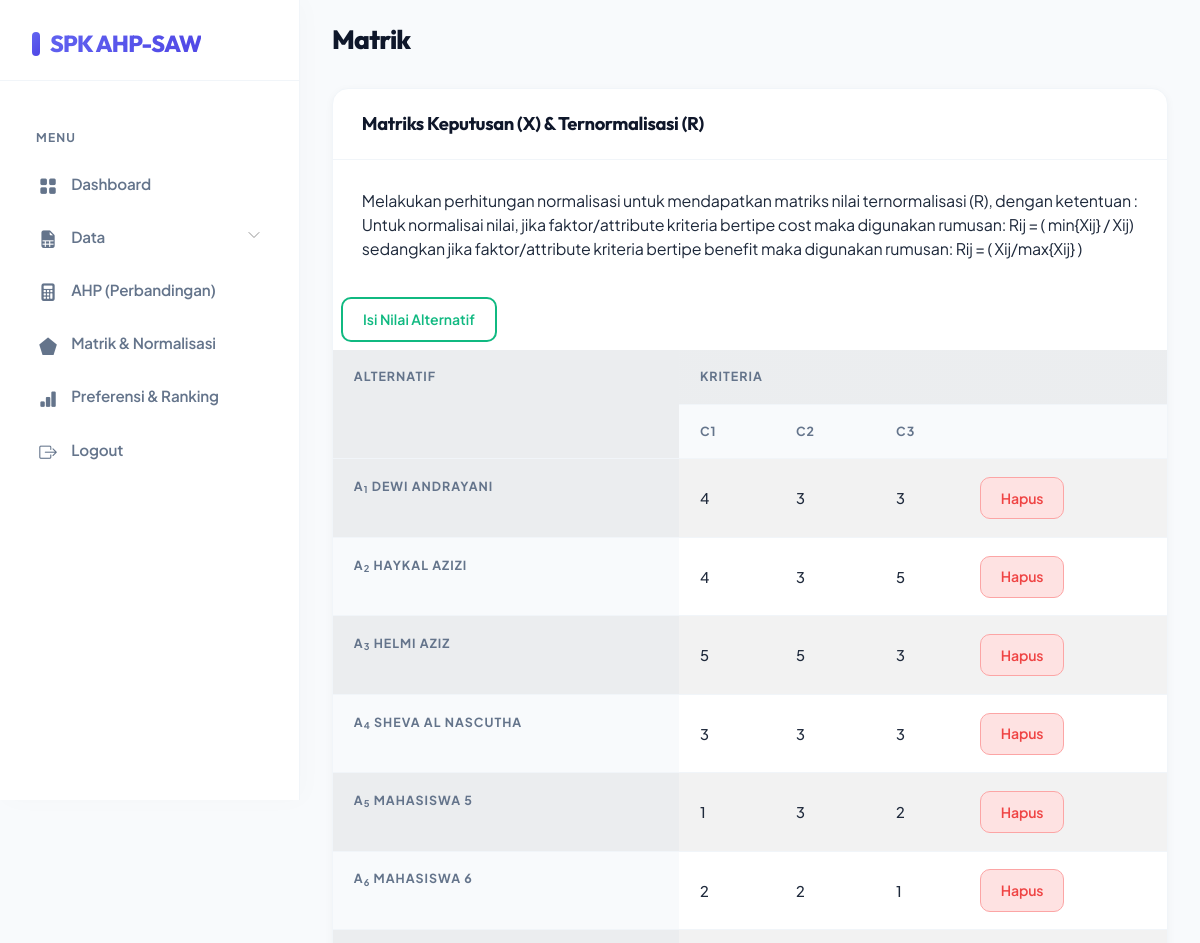
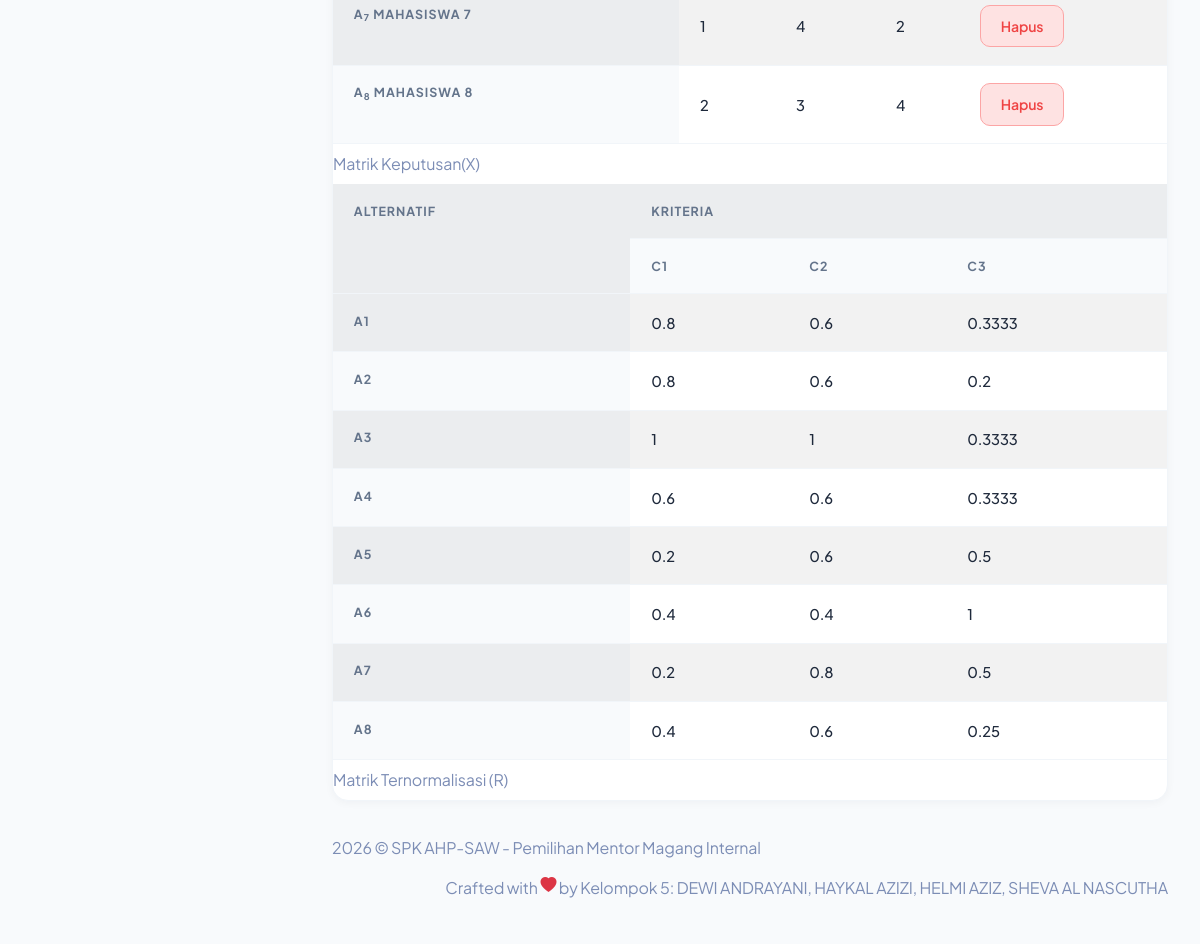
Screenshot of /matrik.php (signed in) with the database file from the repository (2 pictures, top to bottom).
### tables this page shows
CREATE TABLE `saw_criterias` (
  `id_criteria` tinyint(3) UNSIGNED NOT NULL AUTO_INCREMENT,
  `criteria` varchar(100) NOT NULL,
  `weight` float NOT NULL,
  `attribute` set('benefit','cost') DEFAULT NULL,
  PRIMARY KEY (`id_criteria`)
);

CREATE TABLE `saw_evaluations` (
  `id_alternative` smallint(5) UNSIGNED NOT NULL,
  `id_criteria` tinyint(3) UNSIGNED NOT NULL,
  `value` float NOT NULL,
  PRIMARY KEY (`id_alternative`, `id_criteria`)
);

CREATE TABLE `saw_alternatives` (
  `id_alternative` smallint(5) UNSIGNED NOT NULL AUTO_INCREMENT,
  `name` varchar(50) NOT NULL,
  PRIMARY KEY (`id_alternative`)
);

### matrik.php (the view, shortened to what this page needs)
<!DOCTYPE html>
<html lang="en">
  <?php
require "layout/head.php";
require "include/conn.php";
$sql_crit = 'SELECT id_criteria, criteria, attribute FROM saw_criterias ORDER BY id_criteria';
$result_crit = $db->query($sql_crit);
$criterias = array();
while ($row_c = $result_crit->fetch_object()) {
    $criterias[] = $row_c;
}
$n_crit = count($criterias);
?>
  <body>
    <div id="app">
      <?php require "layout/sidebar.php";?>
      <div id="main">
        <div class="page-heading">
          <h3>Matrik</h3>
        </div>
        <div class="page-content">
          <section class="row">
            <div class="col-12">
              <div class="card">
                <div class="card-header">
                  <h4 class="card-title">Matriks Keputusan (X) &amp; Ternormalisasi (R)</h4>
                </div>
                <div class="card-content">
                  <div class="card-body">
                    <p class="card-text">Melakukan perhitungan normalisasi untuk mendapatkan matriks nilai ternormalisasi (R), dengan ketentuan :
Untuk normalisai nilai, jika faktor/attribute kriteria bertipe cost maka digunakan rumusan:
Rij = ( min{Xij} / Xij)
sedangkan jika faktor/attribute kriteria bertipe benefit maka digunakan rumusan:
Rij = ( Xij/max{Xij} )</p>
                  </div>
                  <button type="button" class="btn btn-outline-success btn-sm m-2" data-bs-toggle="modal"
                                        data-bs-target="#inlineForm">
                                        Isi Nilai Alternatif
                                    </button>
                  <div class="table-responsive">
                  <table class="table table-striped mb-0">
    <caption>
        Matrik Keputusan(X)
    </caption>
    <tr>
        <th rowspan='2'>Alternatif</th>
        <th colspan='<?= $n_crit + 1 ?>'>Kriteria</th>
    </tr>
    <tr>
        <?php foreach ($criterias as $idx => $c): ?>
        <?php if ($idx == $n_crit - 1): ?>
        <th colspan="2">C<?= $c->id_criteria ?></th>
        <?php else: ?>
        <th>C<?= $c->id_criteria ?></th>
        <?php endif; ?>
        <?php endforeach; ?>
    </tr>
    <?php
$select_parts = array();
foreach ($criterias as $c) {
    $id = $c->id_criteria;
    $select_parts[] = "SUM(IF(a.id_criteria={$id},a.value,0)) AS C{$id}";
}
$select_str = implode(',', $select_parts);
$sql = "SELECT
          a.id_alternative,
          b.name,
          {$select_str}
        FROM
          saw_evaluations a
          JOIN saw_alternatives b USING(id_alternative)
        GROUP BY a.id_alternative
        ORDER BY a.id_alternative";
$result = $db->query($sql);
$X = array();
foreach ($criterias as $c) {
    $X[$c->id_criteria] = array();
}
while ($row = $result->fetch_object()) {
    foreach ($criterias as $c) {
        $col = 'C' . $c->id_criteria;
        array_push($X[$c->id_criteria], round($row->$col, 2));
    }
    echo "<tr class='center'>
            <th>A<sub>{$row->id_alternative}</sub> {$row->name}</th>";
    foreach ($criterias as $c) {
        $col = 'C' . $c->id_criteria;
        echo "<td>" . round($row->$col, 2) . "</td>";
    }
    echo "<td>
            <a href='keputusan-hapus.php?id={$row->id_alternative}' class='btn btn-danger btn-sm'>Hapus</a>
            </td>
          </tr>\n";
}
?>
</table>
<table class="table table-striped mb-0">
    <caption>
        Matrik Ternormalisasi (R)
    </caption>
    <tr>
        <th rowspan='2'>Alternatif</th>
        <th colspan='<?= $n_crit ?>'>Kriteria</th>
    </tr>
    <tr>
        <?php foreach ($criterias as $c): ?>
        <th>C<?= $c->id_criteria ?></th>
        <?php endforeach; ?>
    </tr>
    <?php
$norm_parts = array();
foreach ($criterias as $c) {
    $id = $c->id_criteria;
    if (!empty($X[$id])) {
        $maxVal = max($X[$id]);
        $minVal = min($X[$id]);
        $norm_parts[] = "SUM(IF(a.id_criteria={$id},IF(b.attribute='benefit',a.value/{$maxVal},{$minVal}/a.value),0)) AS C{$id}";
    }
}
$norm_str = implode(',', $norm_parts);
if (!empty($norm_str)) {
    $sql = "SELECT
              a.id_alternative,
              {$norm_str}
            FROM
              saw_evaluations a
              JOIN saw_criterias b USING(id_criteria)
            GROUP BY a.id_alternative
            ORDER BY a.id_alternative";
    $result = $db->query($sql);
    while ($row = $result->fetch_object()) {
        echo "<tr class='center'>
                <th>A{$row->id_alternative}</th>";
        foreach ($criterias as $c) {
            $col = 'C' . $c->id_criteria;
            echo "<td>" . round($row->$col, 4) . "</td>";
        }
        echo "</tr>\n";
    }
}
?>
</table>
                  </div>
                </div>
              </div>
            </div>
          </section>
        </div>
        <?php require "layout/footer.php";?>
      </div>
    </div>
  </body>
</html>

### assets/css/app.css (style rules this page uses)
.btn.btn-danger,.btn.btn-info,.btn.btn-primary,.btn.btn-secondary,.btn.btn-success,.btn.btn-warning { color:#fff }
.card { margin-bottom:2.2rem;border:none }
.card .card-header { border:none }
.card .card-header h4 { font-size:1.2rem;font-weight:700 }
.card .card-content { position:relative }
.card .card-title { font-size:1.2rem }
.card .card-body { padding:1.5rem }
.dataTable-table td,.dataTable-table thead th,.table td,.table thead th { vertical-align:middle }
#main { margin-left:300px;padding:2rem }
.page-heading { margin:0 0 2rem }
.page-heading h3 { font-weight:700 }
a { text-decoration:none }

### assets/css/modern-custom.css (style rules this page uses)
:root { --primary: #4f46e5; --primary-light: #eeebff; --primary-gradient: linear-gradient(135deg, #6366f1, #4f46e5); --secondary: #0ea5e9; --success: #10b981; --success-light: #ecfdf5; --warning: #f59e0b; --danger: #ef4444; --dark: #0f172a; --light-bg: #f8fafc; --card-bg: #ffffff; --border-color: #f1f5f9; --text-primary: #1e293b; --text-muted: #64748b; --sidebar-bg: #ffffff; --sidebar-hover: #f1f5f9; --shadow-sm: 0 2px 8px rgba(15, 23, 42, 0.04); --shadow-md: 0 10px 25px -5px rgba(15, 23, 42, 0.05), 0 8px 10px -6px rgba(15, 23, 42, 0.05); --shadow-lg: 0 20px 40px -15px rgba(99, 102, 241, 0.12); --transition: all 0.25s cubic-bezier(0.4, 0, 0.2, 1); }
body { font-family: 'Plus Jakarta Sans', 'Outfit', 'Nunito', sans-serif !important; background-color: var(--light-bg) !important; color: var(--text-primary) !important; letter-spacing: -0.01em; }
h1, h2, h3, h4, h5, h6 { font-family: 'Outfit', sans-serif !important; font-weight: 700; letter-spacing: -0.02em; color: var(--dark); }
@media screen and (min-width: 1200px) { #main { padding-top: 1.5rem !important; } }
.card { background: var(--card-bg) !important; border-radius: 16px !important; border: 1px solid var(--border-color) !important; box-shadow: var(--shadow-sm) !important; transition: var(--transition) !important; overflow: hidden; }
.card .card-header { background-color: transparent !important; border-bottom: 1px solid var(--border-color); padding: 1.5rem 1.8rem !important; }
.card .card-header h4 { margin-bottom: 0; font-weight: 700; font-size: 1.15rem; color: var(--dark); }
.card .card-body { padding: 1.8rem !important; }
.page-heading { margin-bottom: 2rem; }
.page-heading h3 { font-size: 1.65rem; font-weight: 800; color: var(--dark); letter-spacing: -0.03em; }
.table { margin-bottom: 0; }
.table th { background-color: #f8fafc !important; color: var(--text-muted) !important; font-size: 0.78rem !important; text-transform: uppercase !important; letter-spacing: 0.08em !important; font-weight: 700 !important; padding: 1.1rem 1.3rem !important; border-bottom: 1px solid var(--border-color) !important; }
.table td { padding: 1.1rem 1.3rem !important; vertical-align: middle !important; color: var(--text-primary); font-weight: 500; border-bottom: 1px solid var(--border-color); font-size: 0.92rem; }
.btn { border-radius: 10px !important; padding: 0.6rem 1.25rem !important; font-size: 0.88rem !important; font-weight: 600 !important; transition: var(--transition) !important; }
.btn-outline-success { border: 2px solid var(--success) !important; color: var(--success) !important; }
.btn-danger { background-color: #fee2e2 !important; color: var(--danger) !important; border: 1px solid #fca5a5 !important; }

### rows the page displays
saw_criterias: id_criteria "1", col "4", col "5", col "3", col "1", col "2", col "0.8", col "0.6", col "0.2", col "0.4"
saw_criterias: id_criteria "2", col "3", col "5", col "2", col "4", col "0.6", col "1", col "0.4", col "0.8"
saw_criterias: id_criteria "3", col "3", col "5", col "2", col "1", col "4", col "0.3333", col "0.2", col "0.5", col "0.25"
saw_evaluations: id_alternative "1", id_alternative.name "DEWI ANDRAYANI"
saw_evaluations: id_alternative "2", id_alternative.name "HAYKAL AZIZI"
saw_evaluations: id_alternative "3", id_alternative.name "HELMI AZIZ"
saw_evaluations: id_alternative "4", id_alternative.name "SHEVA AL NASCUTHA"
saw_evaluations: id_alternative "5", id_alternative.name "MAHASISWA 5"
saw_evaluations: id_alternative "6", id_alternative.name "MAHASISWA 6"
saw_evaluations: id_alternative "7", id_alternative.name "MAHASISWA 7"
saw_evaluations: id_alternative "8", id_alternative.name "MAHASISWA 8"
